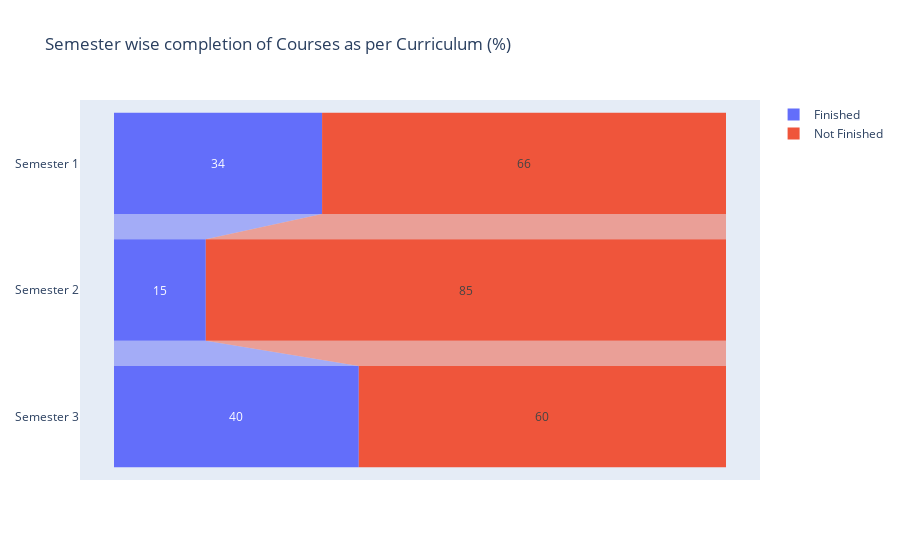

The cell this chart's notebook holds for it:
### Code cell
fig_creditsem = go.Figure()
fig_creditsem.add_trace(go.Funnel(
    name = 'Finished',
    y = ["Semester 1", "Semester 2", "Semester 3"],
    x = l1_finished,
    textinfo = "value"))
fig_creditsem.add_trace(go.Funnel(
    name = 'Not Finished',
    y = ["Semester 1", "Semester 2", "Semester 3"],
    x = l2_notfinished,
    textinfo = "value"))
fig_creditsem.update_layout(title="Semester wise completion of Courses as per Curriculum (%)")

### Figure 1 — Plotly figure (JSON) as saved in the notebook; plotly's stock layout.template omitted (floating-point values rounded to 4 significant figures)
{"data": [{"name": "Finished", "textinfo": "value", "type": "funnel", "x": [34, 15, 40], "y": ["Semester 1", "Semester 2", "Semester 3"]}, {"name": "Not Finished", "textinfo": "value", "type": "funnel", "x": [66, 85, 60], "y": ["Semester 1", "Semester 2", "Semester 3"]}], "layout": {"title": {"text": "Semester wise completion of Courses as per Curriculum (%)"}}}
